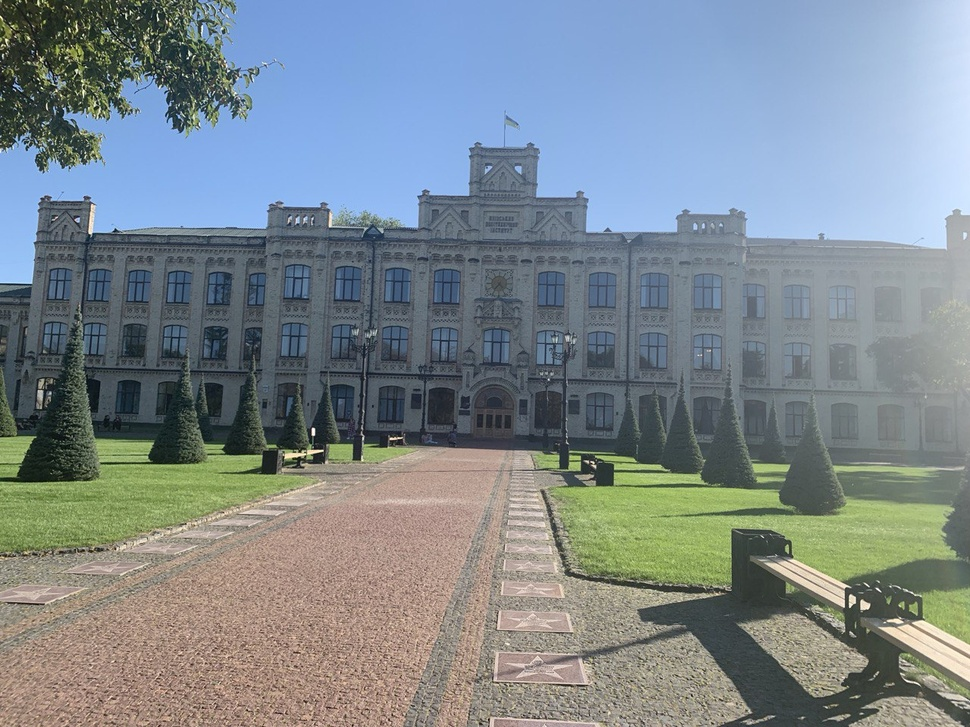
#> input picture Lab2/kpi.jpg, 970 x 727 px, shrunk from 1280 x 960 before the run, found by its file name
$ jupyter execute DA_2_2.ipynb
#> lines starting #> are read from the running program, lines starting #| are printed output that depends on the picture
# Color Quantization using K-Means

[cell 1]
from time import time
from PIL import Image

import matplotlib.pyplot as plt
import numpy as np

from sklearn.cluster import KMeans
from sklearn.metrics import pairwise_distances_argmin
from sklearn.utils import shuffle

# Get IMG

[cell 2]
# Загружаємо фото
image_path = '/content/kpi.jpg'
image = Image.open(image_path)
#> image is the input picture: PIL image 970x727 RGB; mean R, G, B 126, 136.6, 142.1
image

[cell 3]
# Конвертуємо фото в RGB формат і створюємо масив
image_array = np.array(image.convert("RGB"), dtype=np.float64) / 255

[cell 4]
# Знаходимо кількість унікальних кольорів
unique_colors = np.unique(image_array.reshape(-1, image_array.shape[2]), axis=0)
num_unique_colors = len(unique_colors)
#> num_unique_colors = 78666
print("Унікальні кольори на фото", num_unique_colors)
#| Унікальні кольори на фото 78666

[cell 5]
# Функція для квантізації кольорів
def color_quantization(image_array, n_colors):
    # Перетворюємо зображення на 2D-масив пікселів
    width, height, depth = image_array.shape
    reshaped_image_array = np.reshape(image_array, (width * height, depth))

    # Використовуємо KMeans для квантізації кольорів
    image_array_sample = shuffle(reshaped_image_array, random_state=0, n_samples=1000)
    kmeans = KMeans(n_clusters=n_colors, random_state=0).fit(image_array_sample)
    labels = kmeans.predict(reshaped_image_array)

    # Відтворюємо зображення за допомогою центрів кластерів
    quantized_image = kmeans.cluster_centers_[labels]
    quantized_image = np.reshape(quantized_image, (width, height, depth))
    return quantized_image

[cell 6]
# Визначаємо рівні квантізації кольорів
color_levels = [64, 32, 16, 8]

[cell 7]
# Відображаємо квантізовані зображення
fig, axes = plt.subplots(1, len(color_levels) + 1, figsize=(20, 10))
axes[0].imshow(image_array)
axes[0].set_title("Original Image")
axes[0].axis("off")

for i, n_colors in enumerate(color_levels):
    quantized_image = color_quantization(image_array, n_colors)
    axes[i + 1].imshow(quantized_image)
    axes[i + 1].set_title(f"{n_colors} Colors")
    axes[i + 1].axis("off")

plt.show()
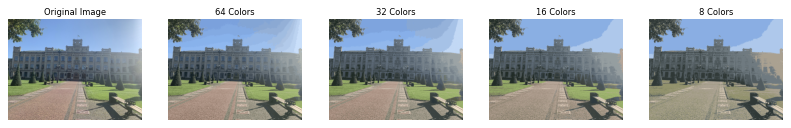
#> figure drawn by matplotlib, 5 panels
